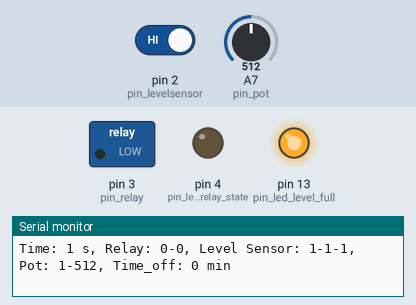
Simulated run of this sketch. Board: Arduino Nano, built with avr-gcc and run on an emulated ATmega328P. Shown: switched loads named in the sketch (green lamp = pin HIGH), output pins drawn as LEDs (lit = HIGH), the last lines printed to the serial monitor. Inputs (shaded band) come from the test bench; at power-on: A7 (pin_pot) = 512, pin 2 (pin_levelsensor) HIGH.

Above: at 4.2 s.
4.3 s: A7 (pin_pot) set to 106
7.3 s: A7 (pin_pot) set to 91
10.3 s: pin 2 (pin_levelsensor) driven LOW
At 10.7 s:
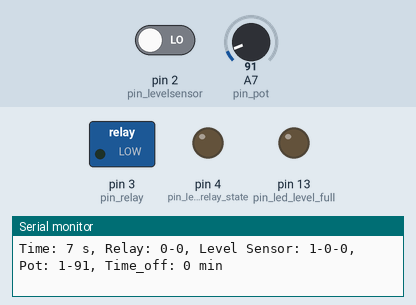
13.3 s: pin 2 (pin_levelsensor) driven HIGH
At 14.2 s:
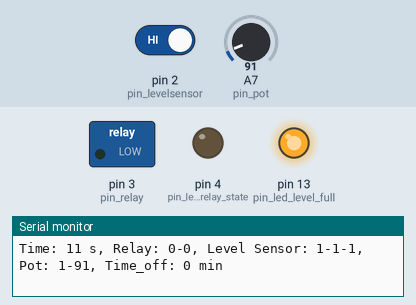
Timing chart, 0 to 16.3 s (numbered marks = the images above; inputs shaded):
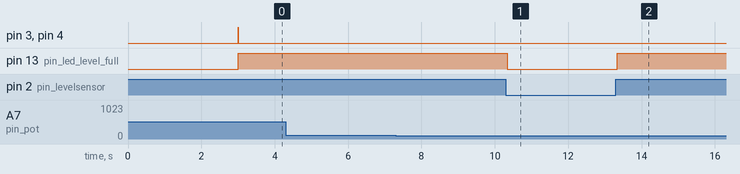

Measured:
- after the input at 10.3 s, pin 13 (pin_led_level_full): HIGH → LOW at once
- after the input at 13.3 s, pin 3 (pin_relay), pin 4 (pin_led_relay_state): stays LOW (without the input it goes to HIGH after 1.0 s); pin 13 (pin_led_level_full): LOW → HIGH at once

The sketch:

Water_Pump_Timer_Automator_v6.ino
```cpp
#include <stdint.h>

// --- setting timers

const uint8_t time_on_in_seconds = 40;             // 40 seconds time_on as default
const uint8_t time_off_in_minutes = 10;             // 10 minutes time_off as default

const uint8_t fast_test_time_on_in_seconds = 4;   // 10 seconds time_on ONLY IN TEST MODE
const uint8_t fast_test_time_off_in_seconds = 4;  // 10 seconds time_off ONLY IN TEST MODE

const uint16_t startup_delay = 3000;               // wait 3 seconds after powering-up the Arduino

// --- important settings

bool potEnabled = true;                       // enable potentiometer for changing off-time
bool levelSensorEnabled = true;               // enable water level sensor
// const uint16_t water_level_threshold = 400; // only needed with analog sensor  // 430 -> 280 -> 265 -> 400 // don't go below 200 !!

// --- setting for testing & troubleshooting

bool debugModeEnabled = true;                  // display debug logs on serial monitor // DON'T FORGET TO DISABLE THIS BEFORE FINAL UPLOAD TO THE CARD
bool fastTestModeEnabled = true;               // 10 seconds on / 10 seconds off test mode // DON'T FORGET TO DISABLE THIS BEFORE FINAL UPLOAD TO THE CARD

// --- pin connections

// -- digital pins
#define pin_levelsensor 2
#define pin_relay 3 // CHANGED !!
#define pin_led_relay_state 4
#define pin_led_level_full LED_BUILTIN

// -- analog pins
#define pin_pot A7

// --- shortcuts and macros for better readability
#define RELAY_ON HIGH
#define RELAY_OFF LOW
#define SECONDS_TO_MILLISECONDS 1000
#define MINUTES_TO_MILLISECONDS 60000

// --- Global variables

char buf_serial[100];
uint64_t previousMillis = 0;
uint64_t currentMillis = 0;
uint16_t time_on = ((uint16_t)time_on_in_seconds * SECONDS_TO_MILLISECONDS);     // seconds to milliseconds
uint32_t time_off = ((uint32_t)time_off_in_minutes * MINUTES_TO_MILLISECONDS);  // minutes to milliseconds

// --- function prototypes
void ControlPump(void);

// -------- Start of void setup()

void setup()
{
  pinMode(pin_relay, OUTPUT);
  pinMode(pin_pot, INPUT);
  pinMode(pin_levelsensor, INPUT); // DON'T FORGET TO PUT A 4.7 - 10 kOhm PULL-UP RESISTOR !!
  pinMode(pin_led_relay_state, OUTPUT);
  pinMode(pin_led_level_full, OUTPUT);

  digitalWrite(pin_relay, RELAY_OFF); // Ensuring relay is off at startup
  digitalWrite(pin_led_relay_state, 0);
  digitalWrite(pin_led_level_full, 0);


  if (fastTestModeEnabled)
  {
    time_on = fast_test_time_on_in_seconds * SECONDS_TO_MILLISECONDS;   // 10 seconds to milliseconds // REAL TIMER
    time_off = fast_test_time_off_in_seconds * SECONDS_TO_MILLISECONDS;  // 10 seconds to milliseconds // REAL TIMER
  }

  if (debugModeEnabled)
  {
    Serial.begin(9600);
    Serial.println("System starting...");
  }

  delay(startup_delay);

  digitalWrite(pin_relay, RELAY_ON);  // added later for startup activation
  previousMillis = millis();      // added later for startup activation
  digitalWrite(pin_led_relay_state, 1);
}

// -------- End of void setup()

// -------- Start of void loop()

void loop()
{
  if (potEnabled && (!fastTestModeEnabled)) // setting time_off by pot values
  {
    uint16_t potValue = analogRead(pin_pot);

    if (potValue < 256)
    {
      time_off = 8 * MINUTES_TO_MILLISECONDS;
    }
    else if (potValue < 512)
    {
      time_off = 10 * MINUTES_TO_MILLISECONDS;
    }
    else if (potValue < 768)
    {
      time_off = 12 * MINUTES_TO_MILLISECONDS;
    }
    else
    {
      time_off = 30 * MINUTES_TO_MILLISECONDS; // anti-freeze mode
    }
  }

  if (debugModeEnabled)
  {
    sprintf(buf_serial, "Time: %lu s, Relay: %d-%d, Level Sensor: %d-%d-%d, Pot: %d-%d, Time_off: %d min", (((millis()-startup_delay) / 1000)), digitalRead(pin_relay), digitalRead(pin_led_relay_state), levelSensorEnabled, digitalRead(pin_levelsensor), digitalRead(pin_led_level_full), potEnabled, analogRead(pin_pot), (time_off/60000));
    Serial.println(buf_serial);
  }

  if (levelSensorEnabled) // if level sensor is used
  {
    // uint16_t levelSensorValue = analogRead(pin_levelsensor);

    if (!(digitalRead(pin_levelsensor)))  // if water tank is not full, proceed normally
    {
      ControlPump();
      digitalWrite(pin_led_level_full, 0);
    }
    else // if tanker is full, STOP and wait till it's not full and then wait for time_off time
    {
      digitalWrite(pin_relay, RELAY_OFF);
      previousMillis = millis();
      digitalWrite(pin_led_relay_state, 0);
      digitalWrite(pin_led_level_full, 1);
    }
  }
  else  // if level sensor isn't used
  {
    ControlPump();
  }
}
// -------- End of void loop()

// ------- Start of custom function implementations
void ControlPump(void)
{
    currentMillis = millis();
    if (digitalRead(pin_relay) == RELAY_ON)
    {
      if ((currentMillis - previousMillis) >= time_on)
      {
        digitalWrite(pin_relay, RELAY_OFF);
        previousMillis = currentMillis;
        digitalWrite(pin_led_relay_state, 0);
      }
    }
    else
    {
      if ((currentMillis - previousMillis) >= time_off)
      {
        digitalWrite(pin_relay, RELAY_ON);
        previousMillis = currentMillis;
        digitalWrite(pin_led_relay_state, 1);
      }
    }
}

// ------- End of custom function implementations 
```
